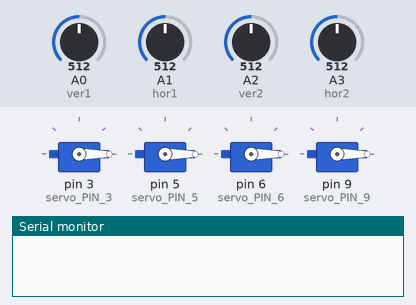
The sketch below on a simulated Arduino Uno, built with avr-gcc and run on an emulated ATmega328P. On the bench: 4 × servo, the last lines printed to the serial monitor. Inputs (shaded band) come from the test bench; at power-on: A0 (ver1) = 512, A1 (hor1) = 512, A2 (ver2) = 512, A3 (hor2) = 512.

Above: at 1.2 s.
1.3 s: A0 (ver1) set to 500
At 2.07 s:
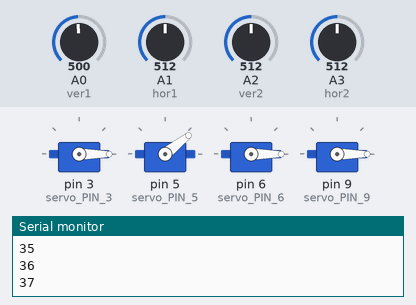
4.3 s: A1 (hor1) set to 494
At 4.57 s:
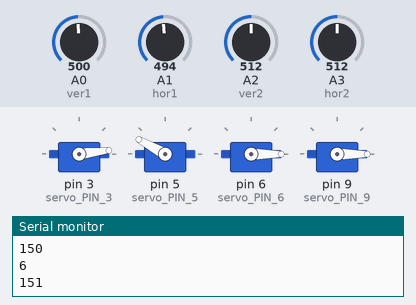
7.3 s: A2 (ver2) set to 499
At 7.67 s:
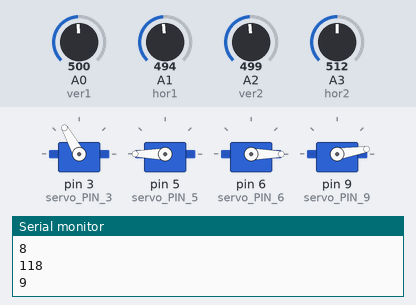
10.3 s: A3 (hor2) set to 306
At 10.45 s:
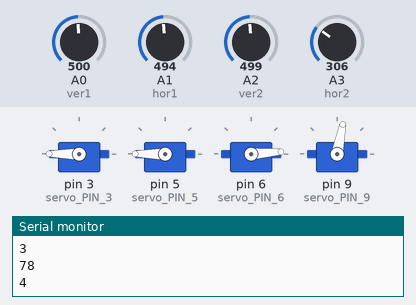
13.3 s: A3 (hor2) set to 522
16.3 s: A0 (ver1) set to 522
At 16.45 s:
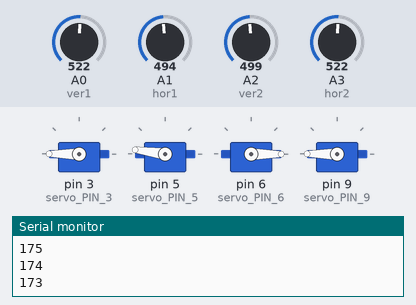
Timing chart, 0 to 20.3 s (numbered marks = the images above; inputs shaded):
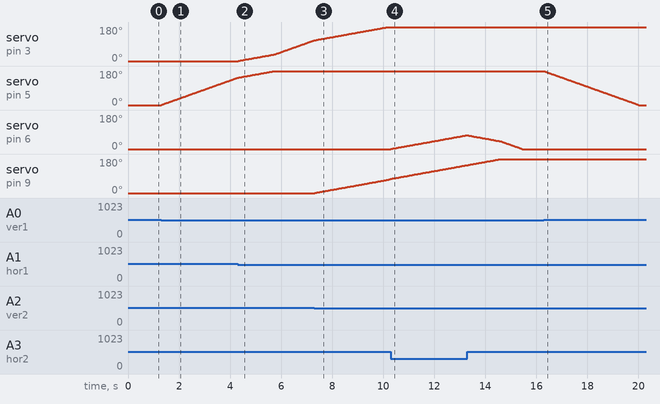

The sketch:

Manual.ino
```cpp
#include <Servo.h>
#define servo_PIN_3 3
#define servo_PIN_5 5
#define servo_PIN_6 6
#define servo_PIN_9 9

#define sw1 2
#define sw2 4

#define ver1 A0
#define hor1 A1
#define ver2 A2
#define hor2 A3

Servo iniServo[4];
int angle[4] = {0, 0, 0, 0};
const int limit_angle = 180;

// ---------------------------------------- Change speed
int speed = 1;
// -----------------------------------------------------

void setup() {
  Serial.begin(9600);
  iniServo[0].attach(servo_PIN_3);
  iniServo[1].attach(servo_PIN_5);
  iniServo[2].attach(servo_PIN_6);
  iniServo[3].attach(servo_PIN_9);
  for (int i = 0; i < 4; i++) {
    iniServo[i].write(angle[i]);
  }
}

void loop() {
  if (angle[0] < limit_angle && analogRead(hor1) < 512) {
    rotate(0, "CW");
  }
  if (angle[0] > 0 && analogRead(hor1) > 512) {
    rotate(0, "CCW");
  }
  if (angle[1] < limit_angle && analogRead(ver1) < 512) {
    rotate(1, "CW");
  }
  if (angle[1] > 0 && analogRead(ver1) > 512) {
    rotate(1, "CCW");
  }
  if (angle[2] < limit_angle && analogRead(hor2) < 512) {
    rotate(2, "CW");
  }
  if (angle[2] > 0 && analogRead(hor2) > 512) {
    rotate(2, "CCW");
  }
  if (angle[3] < limit_angle && analogRead(ver2) < 512) {
    rotate(3, "CW");
  }
  if (angle[3] > 0 && analogRead(ver2) > 512) {
    rotate(3, "CCW");
  }
}

void rotate(int index, String direction) {
  if (direction == "CW") {
    angle[index] += speed;
  } else {
    angle[index] -= speed;
  }
  iniServo[index].write(angle[index]);
  delay(20);
  Serial.println(angle[index]);
}
```

Measured:
- the behaviour switches between 512 and 511 on A0 (ver1) (found by bisection; images 0 and 1)
- the behaviour switches between 512 and 511 on A1 (hor1) (found by bisection; images 1 and 2)
- the behaviour switches between 512 and 511 on A2 (ver2) (found by bisection; images 2 and 3)
- after the input at 1.3 s, servo on pin 5 (servo_PIN_5): moves from 0° to 145° over 3.0 s, starting at once
- after the input at 4.3 s, servo on pin 3 (servo_PIN_3): moves from 0° to 110° over 3.0 s, starting at once
- after the input at 7.3 s, servo on pin 9 (servo_PIN_9): moves from 0° to 75° over 3.0 s, starting at once
- after the input at 10.3 s, servo on pin 6 (servo_PIN_6): moves from 0° to 73° over 3.0 s, starting at once
- after the input at 16.3 s, servo on pin 5 (servo_PIN_5): moves from 180° to 0° over 3.7 s, starting at once
